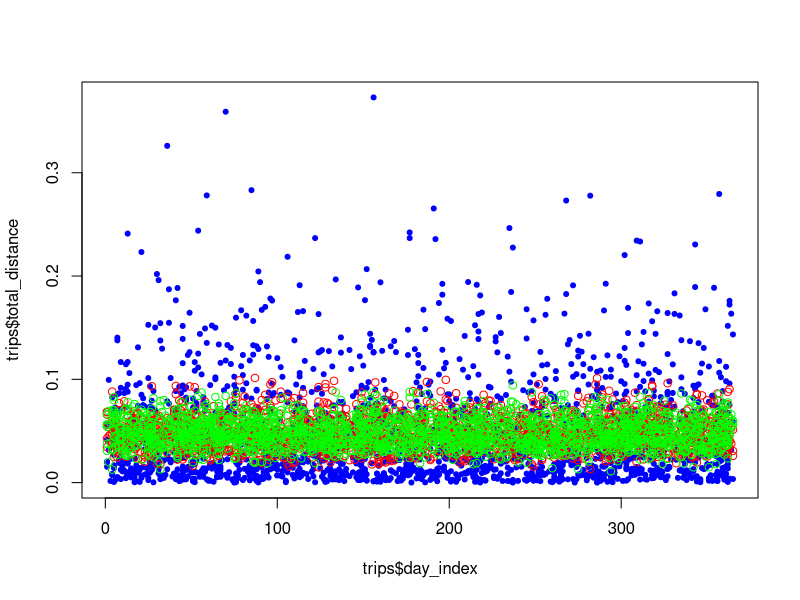
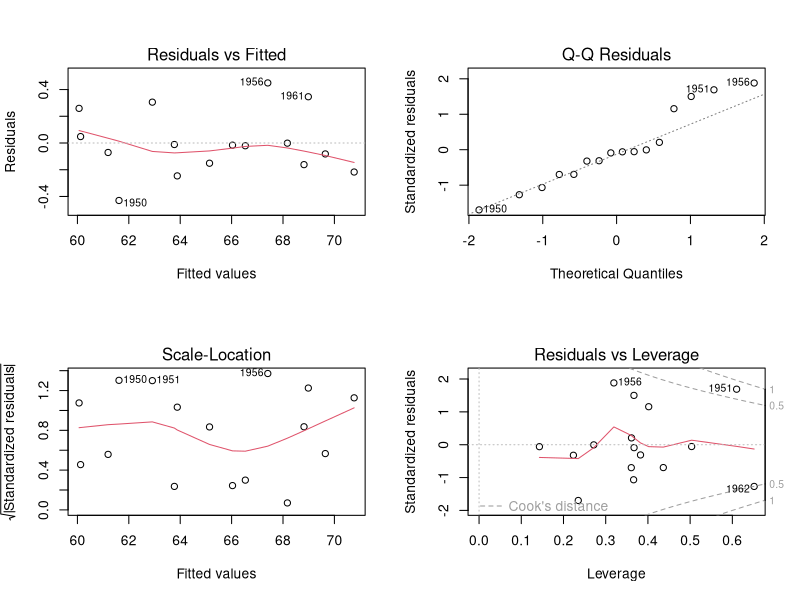
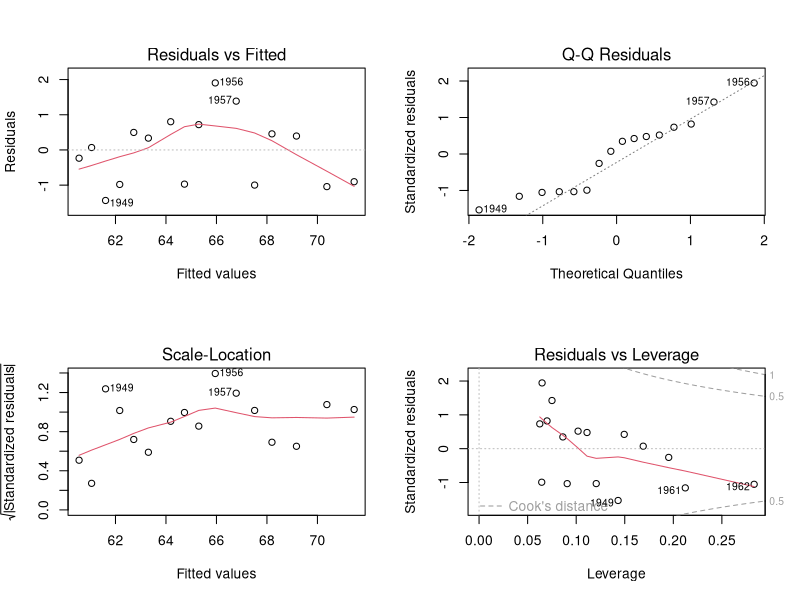
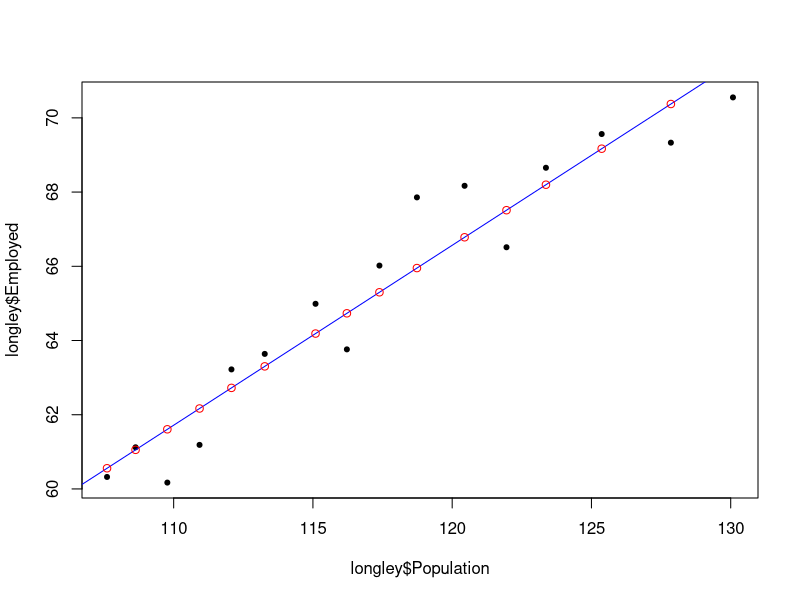
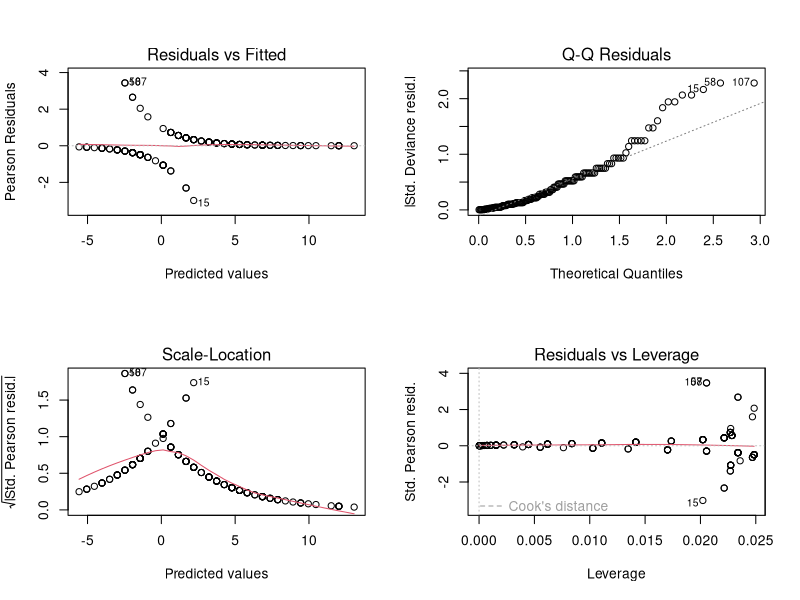
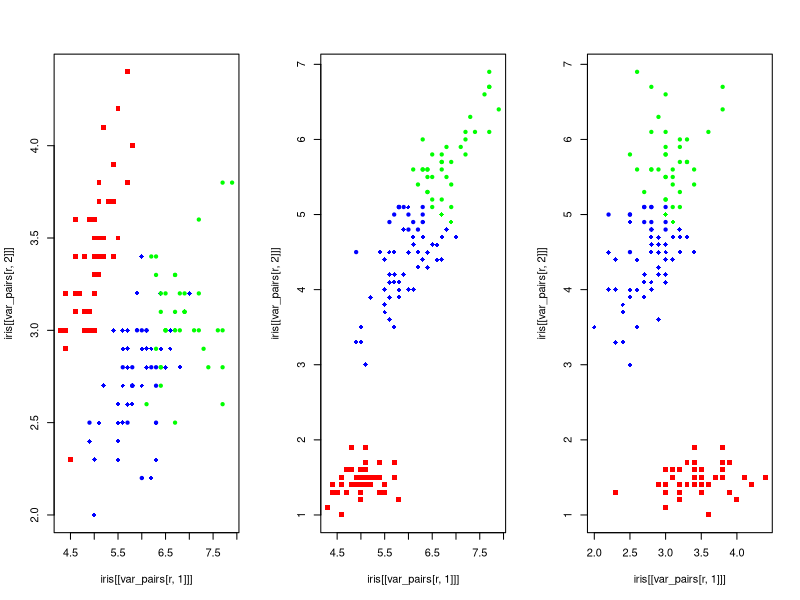

Write R code to recreate these figures, in order.
## ---- chunk 1
knitr::opts_chunk$set(echo = TRUE)
## ---- chunk 2
library(ggplot2)
library(stringr)
library(dplyr)
library(tidyr)
## ---- chunk 3
data(Titanic)  # For classification
data(longley)  # For regression
data(iris)  # For clustering
## ---- chunk 4
Titanic <- data.frame(Titanic)
str(Titanic)
str(longley)
str(iris)
## ---- chunk 5
iris[order(iris$Sepal.Length, decreasing=TRUE), ]

iris[order(iris$Sepal.Length, iris$Species), ]
## ---- chunk 6
iris %>% 
    arrange(desc(Sepal.Length))

iris %>% 
    arrange(Sepal.Length, Species)
## ---- chunk 7
n_users <- 100
users <- data.frame(
    id=seq(n_users),
    name=sapply(1:n_users, FUN=function(x){
        name_len <- runif(1, 1, 10)
        return(paste0(sample(letters, name_len, replace=TRUE), collapse=''))
    }),
    tenure=rnorm(n_users, mean=5, sd=3.75),
    stringsAsFactors=FALSE
)

n_trips <- 2000
trips <- data.frame(
    day_index=sample(1:365, n_trips, replace=TRUE),
    total_distance=rexp(n_trips, 20),
    traffic_severity=sample(1:5, n_trips, replace=TRUE),
    user_id=sample(1:n_users, n_trips, replace=TRUE,
                   prob=rbeta(n_users, 2, 5)),
    stringsAsFactors=FALSE
)
## ---- chunk 8
user_trips_base <- merge(users, trips, by.x='id', by.y='user_id', all.y=TRUE)
## ---- chunk 9
user_trips_tidy <- left_join(trips, users, by=c('user_id' = 'id'))
## ---- chunk 10
# Longest trip per user
aggregate(total_distance ~ id, data=user_trips_base, FUN="max")

# Median trip per day
aggregate(total_distance ~ day_index, data=user_trips_base, FUN="quantile", probs=0.5)

# Earliest trip per user
aggregate(day_index ~ id, data=user_trips_base, FUN="min")

# Distance of earliest trip per user
tmp <- sapply(users$id, FUN=function(x){
    user_df <- user_trips_base[user_trips_base$id == x, ]
    return(user_df$total_distance[user_df$day_index == min(user_df$day_index)][1])
})
data.frame(id=users$id, earliest_distance=tmp)
## ---- chunk 11
# Longest trip per user
user_trips_tidy %>% 
    group_by(user_id) %>% 
    summarize(max(total_distance))

# Median trip per day
user_trips_tidy %>% 
    group_by(user_id) %>% 
    summarize(median(total_distance))

# Earliest trip per user
user_trips_tidy %>% 
    group_by(user_id) %>% 
    summarize(min(day_index))

# Distance of earliest trip per user
user_trips_tidy %>% 
    group_by(user_id) %>% 
    summarize(earliest_day = min(day_index),
              earliest_distance = subset(total_distance, day_index == earliest_day)) %>% head()
## ---- chunk 12
trips$platform <- sample(c('iOS', 'Android', 'Mac', 'Windows', 'Linux'),
                         n_trips,
                         replace=TRUE,
                         prob=c(0.2, 0.4, 0.10, 0.28, 0.02))
# Also cbind, rbind
## ---- chunk 13
trips <- trips %>% 
    mutate(continent = sample(c('N America', 'S America', 'Europe', 'Asia', 'Africa', 'Australia'),
                              n_trips, replace=TRUE, 
                              prob=c(2, 1, 2, 1, 1, 1))
           )
## ---- chunk 14
# Find duplicated user ids in trips
which(duplicated(trips$user_id))

trips[!duplicated(trips$user_id), ]
## ---- chunk 15
trips %>% 
    filter(!duplicated(user_id))
## ---- chunk 16
# Choose some random locations to add NAs to in some example data
trips_unclean <- trips
# Some trip distances
trips_unclean$total_distance[sample(1:n_trips, n_trips*0.03)] <- NA
# Some trip day indexes
trips_unclean$day_index[sample(1:n_trips, n_trips*0.02)] <- NA
## ---- chunk 17
subset(trips_unclean, is.na(day_index))
subset(trips_unclean, is.na(total_distance))
trips_unclean[apply(trips_unclean, MARGIN=1, FUN=function(x){any(is.na(x))}), ]
## ---- chunk 18
trips_unclean %>% 
    filter(is.na(day_index))

trips_unclean %>% 
    filter(is.na(day_index))

trips_unclean %>% 
    filter_all(any_vars(is.na(.)))
## ---- chunk 19
# The doc doesn't say it, but stats::filter does a moving average over a given "filter"
base_window_avg <- stats::filter(
    trips$total_distance[order(trips$day_index)],
    filter=rep(1/10, 10), sides=2
)

# A more manual way
window_index <- function(x, side_size){
    start <- max(c(1, x - side_size))
    end <- min(c(n_trips, x + side_size))
    return(seq(start, end, 1))
}

window_index(1, 5)
window_index(n_trips, 5)
window_index(100, 5)

windows <- lapply(1:n_trips, FUN=window_index, side_size=5)
head(windows)

window_avg_dist <- sapply(windows, FUN=function(x){mean(trips$total_distance[x], na.rm=TRUE)})

plot(trips$day_index, trips$total_distance, pch=20, col='blue')
points(trips$day_index, base_window_avg, col='red')
points(trips$day_index, window_avg_dist, col='green')
## ---- chunk 20
fit_lm <- lm(Employed ~ GNP + Unemployed + Armed.Forces + Population + Year, data=longley)
summary(fit_lm)
names(fit_lm)
par(mfrow=c(2, 2))  # Change the panel layout to 2 x 2
plot(fit_lm)
par(mfrow=c(1, 1))  # Change back to 1 x 1

single_lm <- lm(Employed ~ Population, data=longley)
summary(single_lm)
par(mfrow=c(2, 2))  # Change the panel layout to 2 x 2
plot(single_lm)
par(mfrow=c(1, 1))  # Change back to 1 x 1

plot(longley$Population, longley$Employed, pch=20)
abline(single_lm, col='blue')
points(longley$Population, single_lm$fitted.values, col='red')
## ---- chunk 21
fit_iris <- lm(Sepal.Length ~ Sepal.Width + Petal.Length + Petal.Width, data=iris)
summary(fit_iris)
## ---- chunk 22
iris_glm <- glm(Species ~ Petal.Length, family=binomial('logit'), data=iris)
# Error: did not converge

iris_glm <- glm(Species ~ Sepal.Length, family=binomial('logit'), data=iris)
summary(iris_glm)
names(iris_glm)
par(mfrow=c(2, 2))  # Change the panel layout to 2 x 2
plot(iris_glm)
par(mfrow=c(1, 1))  # Change back to 1 x 1
## ---- chunk 23
iris_clusters <- kmeans(iris[-5], centers=3)
str(iris_clusters)
iris_clusters$centers

var_pairs <- t(combn(1:3, 2))

par(mfrow=c(1, nrow(var_pairs)))
for (r in 1:nrow(var_pairs))
{
    plot(iris[[var_pairs[r, 1]]],
         iris[[var_pairs[r, 2]]],
         pch=c(15, 18, 20)[iris$Species],  # pch by Species label,
         col=c('red', 'blue', 'green')[iris_clusters$cluster]  # col by cluster
         )
}
par(mfrow=c(1, 1))

# Get majority Species per cluster
# lapply(1:3, FUN=function(x){
#         labels <- iris$Species[iris_clusters$cluster == x]
#         max_count <- 
#     }
# )
